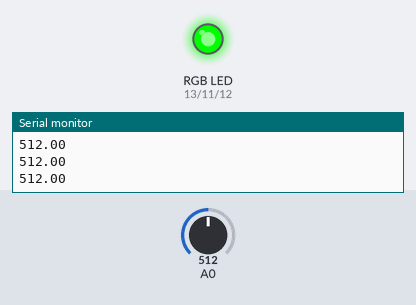
The sketch below on a simulated Arduino Uno, built with avr-gcc and run on an emulated ATmega328P. On the bench: an RGB LED mixed from three pins (HIGH = lit), the last lines printed to the serial monitor. The test bench sets the inputs (shaded band); at power-on: A0 = 512.

Above: at 1.2 s.
1.3 s: A0 set to 585
2.8 s: A0 set to 615
At 3.9 s:
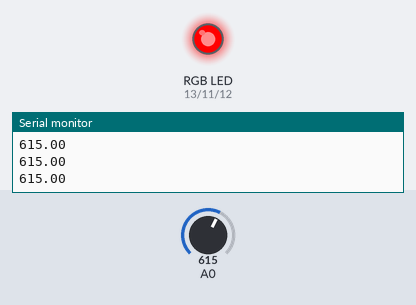
4.3 s: A0 set to 290
At 5.0 s:
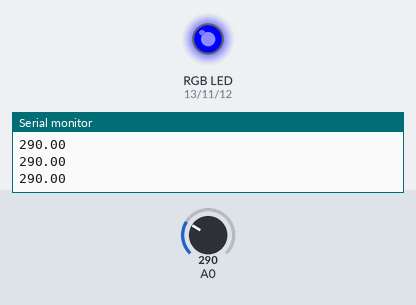
5.8 s: A0 set to 314
At 6.4 s:
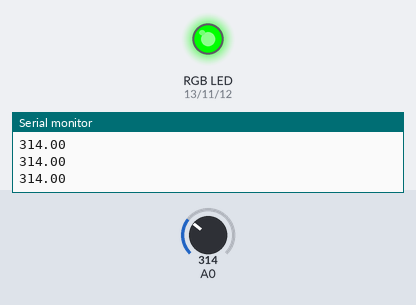
7.3 s: A0 set to 122
At 8.6 s:
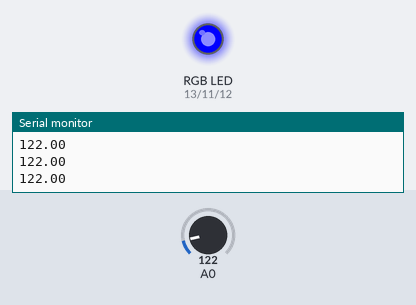
Timing chart, 0 to 9.8 s (numbered marks = the images above; inputs shaded):
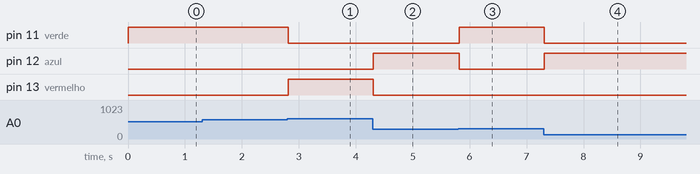

The sketch:

entrega_individual1.ino.ino
```cpp
/*----------------------------------------
MUDA COR RGB DE ACORDO COM O POTENCIOMETRO
----------------------------------------*/
int verde = 11, azul = 12, vermelho = 13;

void setup() {
  // put your setup code here, to run once:
pinMode(azul, OUTPUT);
pinMode(verde, OUTPUT);
pinMode(vermelho, OUTPUT);
pinMode(A0, INPUT);
Serial.begin(9600);
}

void loop() {
  // put your main code here, to run repeatedly:
  float pot = analogRead(A0);
  Serial.println(pot);
  if(pot <= 300)
    {
       digitalWrite(12, HIGH);
    }
   else
   {
       digitalWrite(12, LOW);
   }
   if(pot > 300 && pot < 600)
   {

      digitalWrite(11, HIGH);

   }
   else
   {
       digitalWrite(11, LOW);
   }
   if(pot >= 600)
   {

      digitalWrite(13, HIGH);

   }
   else
   {
       digitalWrite(13, LOW);
   }

}
```

Measured:
- the behaviour switches between 599 and 600 on A0 (found by bisection; images 0 and 1)
- the behaviour switches between 300 and 301 on A0 (found by bisection; images 2 and 3)
- after the input at 2.8 s, pin 11 (verde): HIGH → LOW at once; pin 13 (vermelho): LOW → HIGH at once
- after the input at 4.3 s, pin 12 (azul): LOW → HIGH at once; pin 13 (vermelho): HIGH → LOW at once
- after the input at 5.8 s, pin 11 (verde): LOW → HIGH at once; pin 12 (azul): HIGH → LOW at once
- after the input at 7.3 s, pin 11 (verde): HIGH → LOW at once; pin 12 (azul): LOW → HIGH at once
